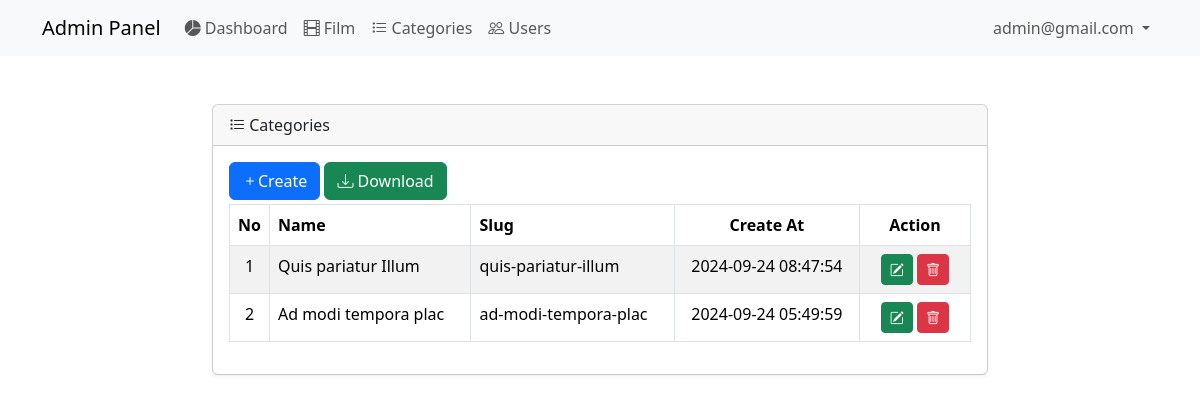
The app's page /admin/categories.php (signed in) with its own data.
### tables this page shows
CREATE TABLE `users` (
  `id_user` int NOT NULL,
  `username` varchar(128) NOT NULL,
  `email` varchar(128) NOT NULL,
  `password` varchar(256) NOT NULL,
  `role` varchar(60) DEFAULT 'operator' COMMENT 'admin, operator',
  `created_at` timestamp NOT NULL DEFAULT CURRENT_TIMESTAMP
);

CREATE TABLE `categories` (
  `id_category` bigint NOT NULL,
  `title` varchar(128) NOT NULL,
  `slug` varchar(128) NOT NULL,
  `created_at` timestamp NOT NULL DEFAULT CURRENT_TIMESTAMP
);

### admin/config/controller.php (called while the page is built, shortened)
<?php
function query($query)
{
    global $db;
    $result = mysqli_query($db, $query);
    $rows = [];
    while ($row = mysqli_fetch_assoc($result)) {
        $rows[] = $row;
    }
    return $rows;
}

### admin/categories.php (the view, shortened to what this page needs)
<?php
$title = "Categories";
require 'layout/header.php';
$categories = query("SELECT * FROM categories ORDER BY created_at DESC");
?>
<main class="py-5">
    <div class="container-fluid">
        <div class="row justify-content-center">
            <div class="col-md-8">
                <div class="card">
                    <div class="card-header">
                        <i class="bi bi-list-task"></i>
                        <?= $title; ?>
                    </div>
                    <div class="card-body shadow-sm">
                        <div class="table-responsive">
                            <a href="categories-create.php" class="btn btn-primary mb-1"><i class="bi bi-plus"></i>Create</a>
                            <a href="categories-download.php" class="btn btn-success mb-1"><i class="bi bi-download">
                                </i>Download</a>
                            <table id="datatable" class="table table-striped table-bordered" style="width:100%">
                                <thead>
                                    <tr>
                                        <th width="1%" class="text-center">No</th>
                                        <th>Name</th>
                                        <th>Slug</th>
                                        <th class="text-center">Create At</th>
                                        <th width="15%" class="text-center">Action</th>
                                    </tr>
                                </thead>
                                <tbody>
                                    <?php $no = 1; ?>
                                    <?php foreach ($categories as $category): ?>
                                        <tr>
                                            <td class="text-center"><?= $no++ ?></td>
                                            <td><?= $category["title"] ?></td>
                                            <td><?= $category["slug"] ?></td>
                                            <td class="text-center"><?= $category["created_at"] ?></td>
                                            <td class="text-center">
                                                <a href="categories-update.php?id=<?= $category['id_category']; ?>" class="btn btn-sm btn-success" title="Edit"><i class="bi bi-pencil-square"></i></a>
                                                <a href="categories-delete.php?id=<?= $category["id_category"]; ?>" onclick="return confirm('yakin ingin menghapus data? ')" class="btn btn-sm btn-danger" title="Delete"><i class="bi bi-trash"></i></a>
                                            </td>
                                        </tr>
                                    <?php endforeach; ?>
                            </table>
                        </div>
                    </div>
                </div>
            </div>
        </div>
    </div>
</main>
<?php
require 'layout/footer.php';
?>

### admin/layout/header.php (shortened to what this page needs)
<?php
if (isset($_SESSION['login'])) {
    $userId = $_SESSION['id'];
    $user = query("SELECT email FROM users WHERE id_user = $userId");
    $userEmail = $user ? $user[0]['email'] : 'Guest';
} else {
    $userEmail = 'Guest';
}
?>
<!DOCTYPE html>
<html lang="en">
<head>
    <link rel="stylesheet" href="assets/css/bootstrap.min.css">
    <link rel="stylesheet" href="https://cdn.datatables.net/2.1.6/css/dataTables.bootstrap5.css">
    <link rel="stylesheet" href="https://cdn.jsdelivr.net/npm/bootstrap-icons@1.11.3/font/bootstrap-icons.min.css">
</head>
<body>
    <div id="navbar-section">
        <nav class="navbar navbar-expand-lg bg-body-tertiary">
            <div class="container">
                <a class="navbar-brand" href="#">Admin Panel</a>
                <div class="collapse navbar-collapse" id="navbarNavDropdown">
                    <ul class="navbar-nav">
                        <li class="nav-item">
                            <a class="nav-link" href="index.php">
                                <i class="bi bi-pie-chart-fill"></i> Dashboard
                            </a>
                        </li>
                        <li class="nav-item">
                            <a class="nav-link" href="films.php">
                                <i class="bi bi-film"></i> Film
                            </a>
                        </li>
                        <li class="nav-item">
                            <a class="nav-link" href="categories.php">
                                <i class="bi bi-list-task"></i> Categories
                            </a>
                        </li>
                        <li class="nav-item">
                            <a class="nav-link" href="users.php">
                                <i class="bi bi-people"></i> Users
                            </a>
                        </li>
                    </ul>
                    <ul class="navbar-nav ms-auto">
                        <li class="nav-item dropdown">
                            <a class="nav-link dropdown-toggle" href="#" role="button" data-bs-toggle="dropdown" aria-expanded="false">
                                <?= htmlspecialchars($userEmail) ?>
                            </a>
                        </li>
                    </ul>
                </div>
            </div>
        </nav>
    </div>

### records on screen
users: email "admin@gmail.com"
categories: title "Quis pariatur Illum", slug "quis-pariatur-illum", created_at "2024-09-24 08:47:54"
categories: title "Ad modi tempora plac", slug "ad-modi-tempora-plac", created_at "2024-09-24 05:49:59"

### other values on screen
$title "Categories"
